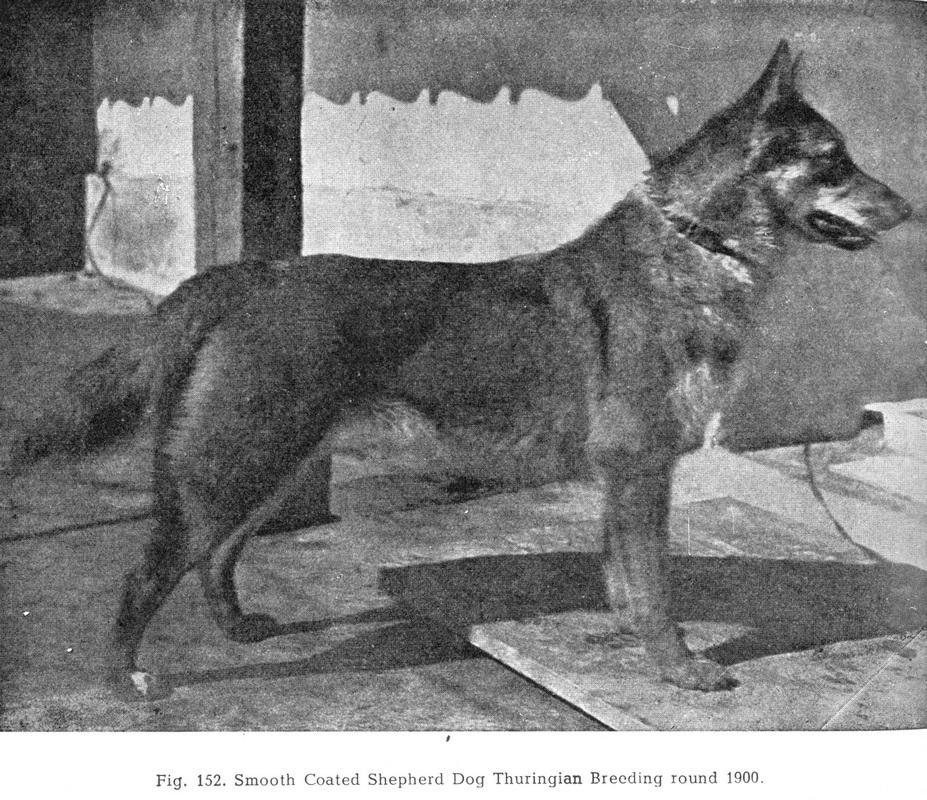
#> input picture input.jpg, 927 x 800 px
$ python ex_3.py
#> lines starting #> are read from the running program, lines starting #| are printed output that depends on the picture
#> further down, image is the input picture: shape (800, 927); min 0, max 255, mean 128.3
import cv2
import numpy as np

def adjust_contrast(image, alpha):
    # Cria uma cópia da imagem para modificar
#> called with alpha = 1.5
    result = np.zeros_like(image, dtype=np.uint8)

    # Obtém as dimensões da imagem
    rows, cols = image.shape
#> rows = 800; cols = 927

    # Percorre cada pixel
    for i in range(rows):
        for j in range(cols):
            # Aplica a transformação linear de contraste garantindo que não haja overflow
            new_value = alpha * (int(image[i, j]) - 128) + 128
            # Garante que o valor esteja no intervalo [0, 255]
            result[i, j] = min(255, max(0, int(new_value)))
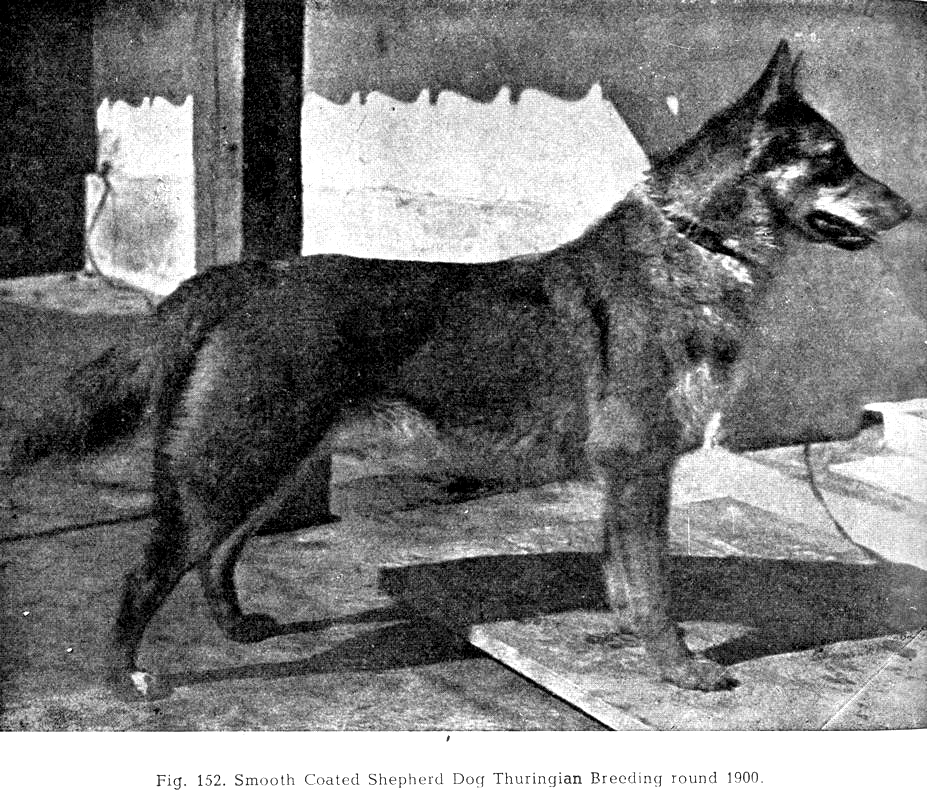
#> result: shape (800, 927); min 0, max 255, mean 123.3

    return result


image = cv2.imread('input.jpg', cv2.IMREAD_GRAYSCALE)

image_contrast = adjust_contrast(image, 1.5)

cv2.imwrite('output_contrast.jpg', image_contrast)

print("Imagem processada e salva como output_contrast.jpg")

$ run again, with lista_atividade_2/input.jpg copied over input.jpg
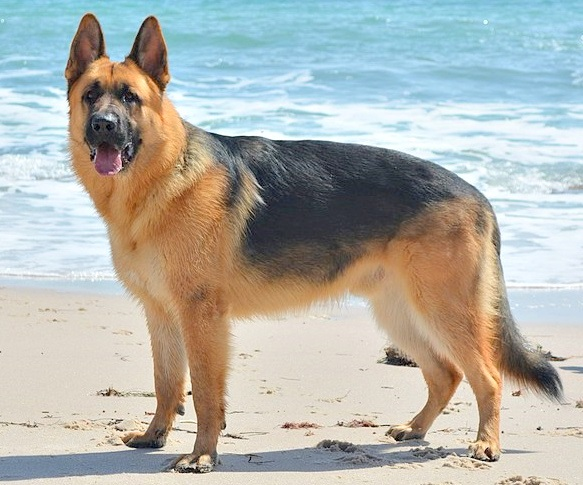
#> input picture lista_atividade_2/input.jpg, 583 x 485 px
#> `image = cv2.imread('input.jpg', cv2.IMREAD_GRAYSCALE)`:
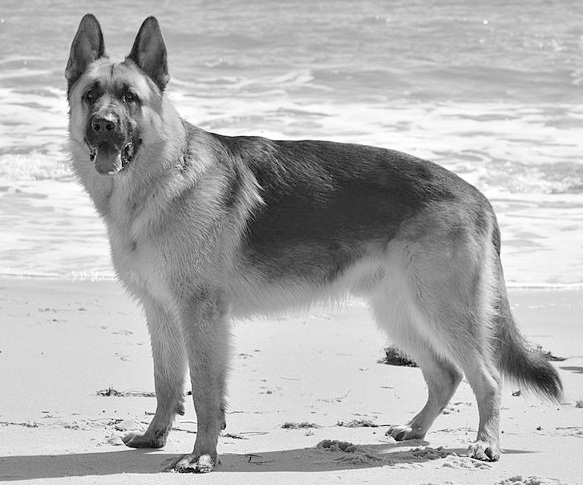
#> image: shape (485, 583); min 0, max 255, mean 177.2
#> after the loop in adjust_contrast, `for i in range(rows):`:
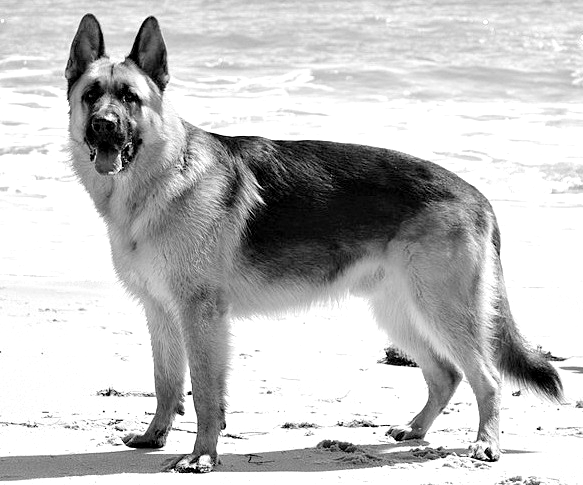
#> result: shape (485, 583); min 0, max 255, mean 193.7
